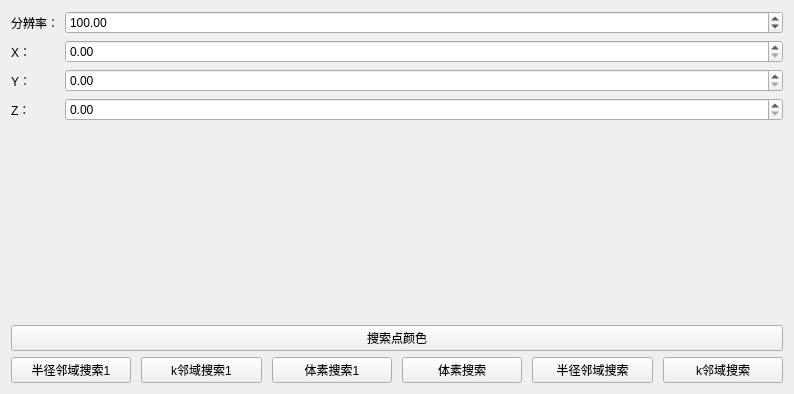
<?xml version="1.0" encoding="UTF-8"?>
<ui version="4.0">
 <class>QOctreeDialog</class>
 <widget class="QWidget" name="QOctreeDialog">
  <property name="geometry">
   <rect>
    <x>0</x>
    <y>0</y>
    <width>794</width>
    <height>394</height>
   </rect>
  </property>
  <property name="windowTitle">
   <string>八叉树</string>
  </property>
  <layout class="QVBoxLayout" name="verticalLayout">
   <item>
    <layout class="QFormLayout" name="formLayout">
     <item row="0" column="0">
      <widget class="QLabel" name="label">
       <property name="text">
        <string>分辨率：</string>
       </property>
      </widget>
     </item>
     <item row="0" column="1">
      <widget class="QDoubleSpinBox" name="input_resolution">
       <property name="maximum">
        <double>99999.990000000005239</double>
       </property>
       <property name="value">
        <double>100.000000000000000</double>
       </property>
      </widget>
     </item>
     <item row="1" column="0">
      <widget class="QLabel" name="label_2">
       <property name="text">
        <string>X：</string>
       </property>
      </widget>
     </item>
     <item row="1" column="1">
      <widget class="QDoubleSpinBox" name="input_X">
       <property name="maximum">
        <double>999999.989999999990687</double>
       </property>
      </widget>
     </item>
     <item row="2" column="0">
      <widget class="QLabel" name="label_3">
       <property name="text">
        <string>Y：</string>
       </property>
      </widget>
     </item>
     <item row="2" column="1">
      <widget class="QDoubleSpinBox" name="input_Y">
       <property name="maximum">
        <double>999999.989999999990687</double>
       </property>
      </widget>
     </item>
     <item row="3" column="0">
      <widget class="QLabel" name="label_4">
       <property name="text">
        <string>Z：</string>
       </property>
      </widget>
     </item>
     <item row="3" column="1">
      <widget class="QDoubleSpinBox" name="input_Z">
       <property name="maximum">
        <double>99999.990000000005239</double>
       </property>
      </widget>
     </item>
    </layout>
   </item>
   <item>
    <widget class="QPushButton" name="btn_color">
     <property name="text">
      <string>搜索点颜色</string>
     </property>
    </widget>
   </item>
   <item>
    <layout class="QHBoxLayout" name="horizontalLayout">
     <property name="spacing">
      <number>10</number>
     </property>
     <property name="sizeConstraint">
      <enum>QLayout::SetDefaultConstraint</enum>
     </property>
     <property name="rightMargin">
      <number>0</number>
     </property>
     <item>
      <widget class="QPushButton" name="btn_cSearch">
       <property name="text">
        <string>半径邻域搜索1</string>
       </property>
      </widget>
     </item>
     <item>
      <widget class="QPushButton" name="btn_mSearch">
       <property name="text">
        <string>k邻域搜索1</string>
       </property>
      </widget>
     </item>
     <item>
      <widget class="QPushButton" name="btn_sSearch">
       <property name="text">
        <string>体素搜索1</string>
       </property>
      </widget>
     </item>
     <item>
      <widget class="QPushButton" name="btn_vSearch">
       <property name="text">
        <string>体素搜索</string>
       </property>
      </widget>
     </item>
     <item>
      <widget class="QPushButton" name="btn_rSearch">
       <property name="text">
        <string>半径邻域搜索</string>
       </property>
      </widget>
     </item>
     <item>
      <widget class="QPushButton" name="btn_kSearch">
       <property name="text">
        <string>k邻域搜索</string>
       </property>
      </widget>
     </item>
    </layout>
   </item>
  </layout>
 </widget>
 <layoutdefault spacing="6" margin="11"/>
 <resources/>
 <connections/>
</ui>
